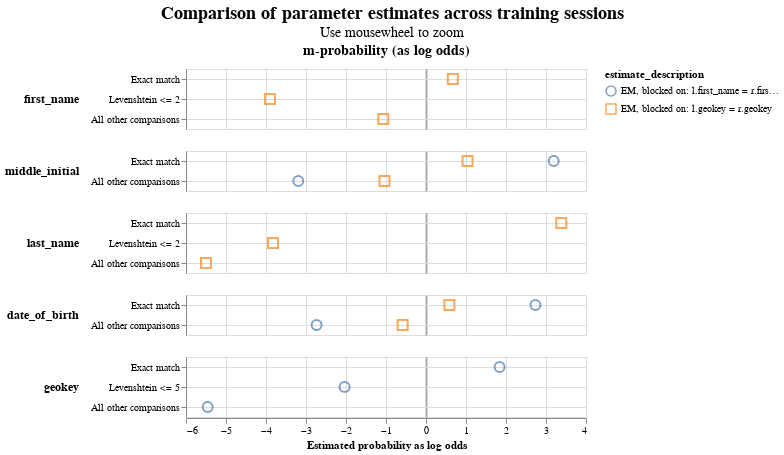

The notebook cell this image was saved under:
### Code cell
linker.parameter_estimate_comparisons_chart()

### Figure 1 — Vega-Lite specification as saved in the notebook (floating-point values rounded to 4 significant figures)
{"config": {"view": {"continuousWidth": 400, "continuousHeight": 300}, "title": {"anchor": "middle", "fontSize": 18, "subtitleFontSize": 14}}, "data": {"name": "data-9f4ff65827e89195ac074fb488df579d"}, "mark": {"type": "point", "filled": false, "opacity": 0.7, "size": 100}, "encoding": {"color": {"field": "estimate_description", "type": "nominal"}, "column": {"align": "each", "field": "col_header", "header": {"labelFontSize": 14, "labelFontWeight": "bold"}, "title": null, "type": "nominal"}, "row": {"align": "each", "field": "comparison_name", "header": {"labelAlign": "left", "labelAnchor": "middle", "labelAngle": 0, "labelFontSize": 12, "labelFontWeight": "bold"}, "sort": {"field": "comparison_sort_order"}, "title": null, "type": "nominal"}, "shape": {"field": "estimate_description", "scale": {"range": ["circle", "square", "triangle", "diamond"]}, "type": "nominal"}, "tooltip": [{"field": "comparison_name", "type": "nominal"}, {"field": "estimate_description", "type": "nominal"}, {"field": "estimated_probability", "type": "quantitative"}], "x": {"axis": {"gridColor": {"condition": {"test": "abs(datum.value / 10)  <= 1 & datum.value % 10 === 0", "value": "#aaa"}, "value": "#ddd"}, "gridDash": {"condition": {"test": "abs(datum.value / 10) == 1", "value": [3]}, "value": null}, "gridWidth": {"condition": {"test": "abs(datum.value / 10)  <= 1 & datum.value % 10 === 0", "value": 2}, "value": 1}}, "field": "estimated_probability_as_log_odds", "title": "Estimated probability as log odds", "type": "quantitative"}, "y": {"axis": {"grid": true, "title": null}, "field": "comparison_level_label", "sort": {"field": "comparison_vector_value", "order": "descending"}, "type": "nominal"}}, "params": [{"name": "mouse_zoom", "select": {"type": "interval", "encodings": ["x"]}, "bind": "scales"}], "resolve": {"scale": {"y": "independent"}}, "title": {"text": "Comparison of parameter estimates across training sessions", "subtitle": "Use mousewheel to zoom"}, "transform": [{"calculate": "datum.m_or_u + '-probability (as log odds)'", "as": "col_header"}], "$schema": "https://vega.github.io/schema/vega-lite/v5.9.3.json", "datasets": {"data-9f4ff65827e89195ac074fb488df579d": [{"m_or_u": "m", "estimated_probability": 0.6142, "estimate_description": "EM, blocked on: l.geokey = r.geokey", "estimated_probability_as_log_odds": 0.6706, "sql_condition": "`first_name_l` = `first_name_r`", "comparison_level_label": "Exact match", "comparison_vector_value": 2, "comparison_name": "first_name", "comparison_sort_order": 0}, {"m_or_u": "m", "estimated_probability": 0.06273, "estimate_description": "EM, blocked on: l.geokey = r.geokey", "estimated_probability_as_log_odds": -3.901, "sql_condition": "levenshtein(`first_name_l`, `first_name_r`) <= 2", "comparison_level_label": "Levenshtein <= 2", "comparison_vector_value": 1, "comparison_name": "first_name", "comparison_sort_order": 0}, {"m_or_u": "m", "estimated_probability": 0.3231, "estimate_description": "EM, blocked on: l.geokey = r.geokey", "estimated_probability_as_log_odds": -1.067, "sql_condition": "ELSE", "comparison_level_label": "All other comparisons", "comparison_vector_value": 0, "comparison_name": "first_name", "comparison_sort_order": 0}, {"m_or_u": "m", "estimated_probability": 0.9014, "estimate_description": "EM, blocked on: l.first_name = r.first_name and l.last_name = r.last_name", "estimated_probability_as_log_odds": 3.193, "sql_condition": "`middle_initial_l` = `middle_initial_r`", "comparison_level_label": "Exact match", "comparison_vector_value": 1, "comparison_name": "middle_initial", "comparison_sort_order": 1}, {"m_or_u": "m", "estimated_probability": 0.6726, "estimate_description": "EM, blocked on: l.geokey = r.geokey", "estimated_probability_as_log_odds": 1.039, "sql_condition": "`middle_initial_l` = `middle_initial_r`", "comparison_level_label": "Exact match", "comparison_vector_value": 1, "comparison_name": "middle_initial", "comparison_sort_order": 1}, {"m_or_u": "m", "estimated_probability": 0.09858, "estimate_description": "EM, blocked on: l.first_name = r.first_name and l.last_name = r.last_name", "estimated_probability_as_log_odds": -3.193, "sql_condition": "ELSE", "comparison_level_label": "All other comparisons", "comparison_vector_value": 0, "comparison_name": "middle_initial", "comparison_sort_order": 1}, {"m_or_u": "m", "estimated_probability": 0.3274, "estimate_description": "EM, blocked on: l.geokey = r.geokey", "estimated_probability_as_log_odds": -1.039, "sql_condition": "ELSE", "comparison_level_label": "All other comparisons", "comparison_vector_value": 0, "comparison_name": "middle_initial", "comparison_sort_order": 1}, {"m_or_u": "m", "estimated_probability": 0.9125, "estimate_description": "EM, blocked on: l.geokey = r.geokey", "estimated_probability_as_log_odds": 3.383, "sql_condition": "`last_name_l` = `last_name_r`", "comparison_level_label": "Exact match", "comparison_vector_value": 2, "comparison_name": "last_name", "comparison_sort_order": 2}, {"m_or_u": "m", "estimated_probability": 0.06589, "estimate_description": "EM, blocked on: l.geokey = r.geokey", "estimated_probability_as_log_odds": -3.825, "sql_condition": "levenshtein(`last_name_l`, `last_name_r`) <= 2", "comparison_level_label": "Levenshtein <= 2", "comparison_vector_value": 1, "comparison_name": "last_name", "comparison_sort_order": 2}, {"m_or_u": "m", "estimated_probability": 0.0216, "estimate_description": "EM, blocked on: l.geokey = r.geokey", "estimated_probability_as_log_odds": -5.501, "sql_condition": "ELSE", "comparison_level_label": "All other comparisons", "comparison_vector_value": 0, "comparison_name": "last_name", "comparison_sort_order": 2}, {"m_or_u": "m", "estimated_probability": 0.8694, "estimate_description": "EM, blocked on: l.first_name = r.first_name and l.last_name = r.last_name", "estimated_probability_as_log_odds": 2.735, "sql_condition": "`date_of_birth_l` = `date_of_birth_r`", "comparison_level_label": "Exact match", "comparison_vector_value": 1, "comparison_name": "date_of_birth", "comparison_sort_order": 3}, {"m_or_u": "m", "estimated_probability": 0.5999, "estimate_description": "EM, blocked on: l.geokey = r.geokey", "estimated_probability_as_log_odds": 0.5846, "sql_condition": "`date_of_birth_l` = `date_of_birth_r`", "comparison_level_label": "Exact match", "comparison_vector_value": 1, "comparison_name": "date_of_birth", "comparison_sort_order": 3}, {"m_or_u": "m", "estimated_probability": 0.1306, "estimate_description": "EM, blocked on: l.first_name = r.first_name and l.last_name = r.last_name", "estimated_probability_as_log_odds": -2.735, "sql_condition": "ELSE", "comparison_level_label": "All other comparisons", "comparison_vector_value": 0, "comparison_name": "date_of_birth", "comparison_sort_order": 3}, {"m_or_u": "m", "estimated_probability": 0.4001, "estimate_description": "EM, blocked on: l.geokey = r.geokey", "estimated_probability_as_log_odds": -0.5846, "sql_condition": "ELSE", "comparison_level_label": "All other comparisons", "comparison_vector_value": 0, "comparison_name": "date_of_birth", "comparison_sort_order": 3}, {"m_or_u": "m", "estimated_probability": 0.7816, "estimate_description": "EM, blocked on: l.first_name = r.first_name and l.last_name = r.last_name", "estimated_probability_as_log_odds": 1.839, "sql_condition": "`geokey_l` = `geokey_r`", "comparison_level_label": "Exact match", "comparison_vector_value": 2, "comparison_name": "geokey", "comparison_sort_order": 4}, {"m_or_u": "m", "estimated_probability": 0.1962, "estimate_description": "EM, blocked on: l.first_name = r.first_name and l.last_name = r.last_name", "estimated_probability_as_log_odds": -2.035, "sql_condition": "levenshtein(`geokey_l`, `geokey_r`) <= 5", "comparison_level_label": "Levenshtein <= 5", "comparison_vector_value": 1, "comparison_name": "geokey", "comparison_sort_order": 4}, {"m_or_u": "m", "estimated_probability": 0.02224, "estimate_description": "EM, blocked on: l.first_name = r.first_name and l.last_name = r.last_name", "estimated_probability_as_log_odds": -5.458, "sql_condition": "ELSE", "comparison_level_label": "All other comparisons", "comparison_vector_value": 0, "comparison_name": "geokey", "comparison_sort_order": 4}]}}
